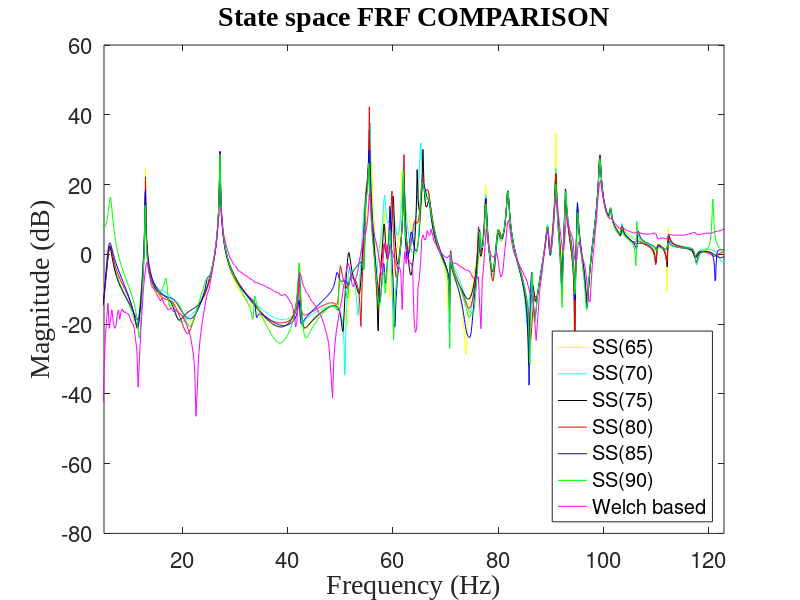

Source code (MATLAB):
clear;
clc;
close all;

load FRFs_subspace

figure
%plot(wp60/(2*pi),20*log10(abs(MAG_armax60)),'y'),hold on
plot(wp65/(2*pi),20*log10(abs(MAG_armax65)),'y'),hold on
plot(wp70/(2*pi),20*log10(abs(MAG_armax70)),'c'),hold on
plot(wp75/(2*pi),20*log10(abs(MAG_armax75)),'k'),hold on
plot(wp80/(2*pi),20*log10(abs(MAG_armax80)),'r'),hold on
plot(wp85/(2*pi),20*log10(abs(MAG_armax85)),'b'),hold on
plot(wp90/(2*pi),20*log10(abs(MAG_armax90)),'g'),hold on
plot(w,20*log10(abs(Txy)),'m')
axis([5 123 -80 60])
set(gca,'fontsize',16)
title('State space FRF COMPARISON','Fontname','TimesNewRoman','Fontsize',20)
ylabel('Magnitude (dB)','Fontname','TimesNewRoman','Fontsize',20)
xlabel('Frequency (Hz)','Fontname','TimesNewRoman','Fontsize',20)
legend('SS(65)','SS(70)','SS(75)','SS(80)','SS(85)','SS(90)','Welch based','Location','SouthEast','Orientation','vertical')
disp('(press a key)')
pause 